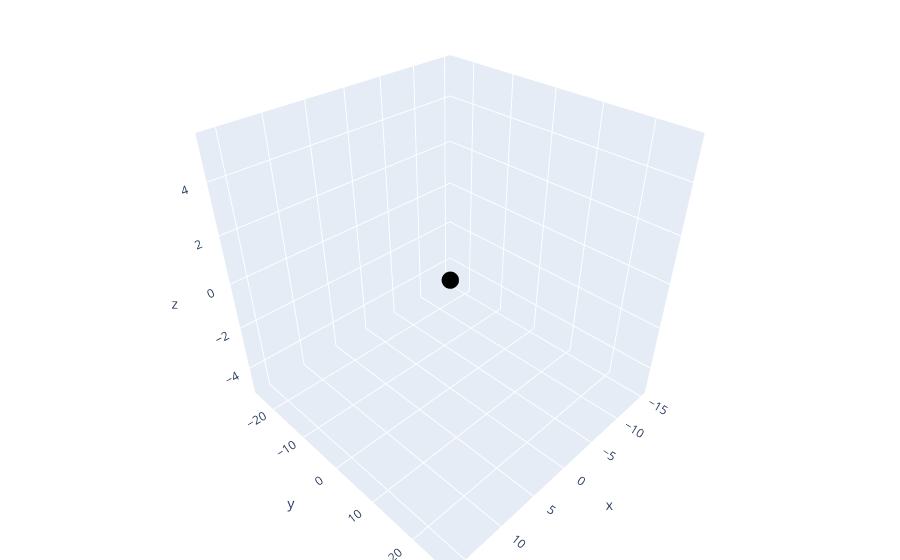

The notebook cell this image was saved under:
### Code cell
import plotly.graph_objects as go

# two vectors in R3
v1 = np.array([ 3,5,1 ])
v2 = np.array([ 0,2,2 ])

## uncomment the lines below for the second part
v1 = np.array([ 3.0,5.0,1.0 ])
v2 = np.array([ 1.5,2.5,0.5 ])


# random scalars in the x-axis range
scalars = np.random.uniform(low=xlim[0],high=xlim[1],size=(100,2))



# create random points
points = np.zeros((100,3))
for i in range(len(scalars)):

  # define this point as a random weighted combination of the two vectors
  points[i,:] = v1*scalars[i,0] + v2*scalars[i,1]

print(np.shape(points))

# draw the dots in the plane
fig = go.Figure( data=[go.Scatter3d(x=points[:,0], y=points[:,1], z=points[:,2], 
                                    mode='markers', marker=dict(size=6,color='black') )])

fig.update_layout(margin=dict(l=0,r=0,b=0,t=0))
fig.show()
